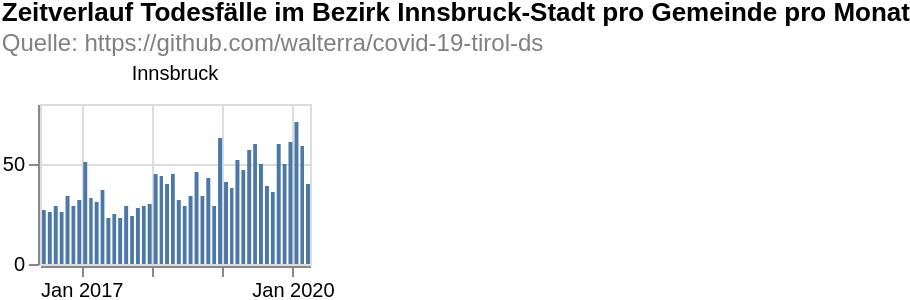

The specification (Vega-Lite) saved for this image:
### Vega-Lite specification from a JSON file in a GitHub repository (floating-point values rounded to 4 significant figures; data arrays with more than 128 entries replaced by an {"elided": "..."} marker saying what was removed)
{"config": {"view": {"continuousWidth": 400, "continuousHeight": 300}}, "data": {"name": "data-e47130c8678726449ee6d05fcee9c70e"}, "facet": {"type": "nominal", "field": "municipaly", "title": null}, "spec": {"mark": "bar", "encoding": {"tooltip": [{"type": "temporal", "field": "date", "timeUnit": "yearmonth"}, {"type": "quantitative", "aggregate": "sum", "field": "count"}], "x": {"type": "temporal", "field": "date", "timeUnit": "yearmonth", "title": null}, "y": {"type": "quantitative", "aggregate": "sum", "field": "count", "title": null}}, "height": 80, "width": 135}, "columns": 6, "padding": 0, "title": {"text": ["Zeitverlauf Todesfälle im Bezirk Innsbruck-Stadt pro Gemeinde pro Monat"], "subtitle": ["Quelle: https://github.com/walterra/covid-19-tirol-ds"], "color": "black", "subtitleColor": "gray"}, "$schema": "https://vega.github.io/schema/vega-lite/v4.0.2.json", "datasets": {"data-e47130c8678726449ee6d05fcee9c70e": {"elided": "1007 records"}}}
